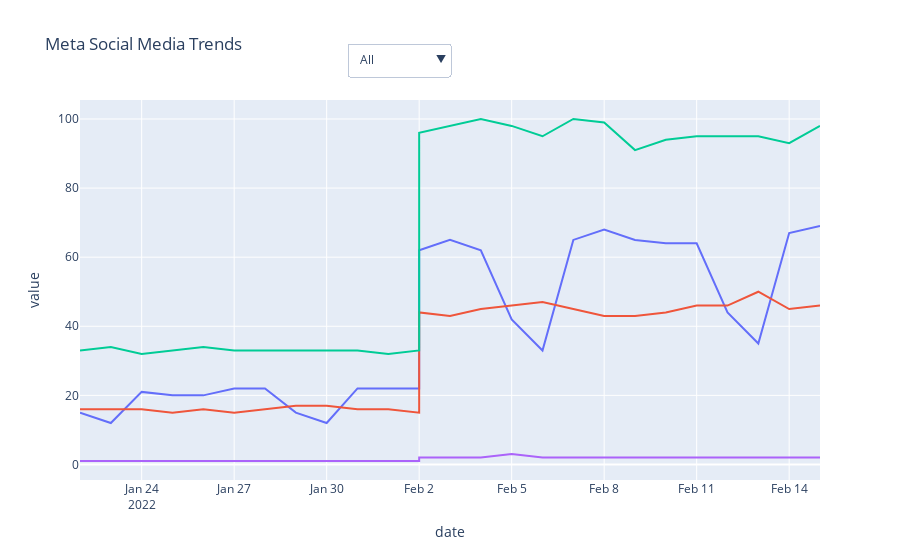

Notebook code cell kept with this figure:
### Code cell
buttons2 =[]
fig = px.line(df["2022-01-22":"2022-02-15"], y=df.columns, title="Meta Social Media Trends")
buttons2.append(dict(method='update',
                        label="All",
                        args = [{'visible': [True for r in df.columns]}]
                        ))
for rs in df.columns:
    buttons2.append(dict(method='update',
                        label=rs,
                        args = [{'visible': [rs == r for r in df.columns]}]
                        ))
# Add dropdown menus to the figure
fig.update_layout(showlegend=False, updatemenus=[{"buttons": buttons2, "direction": "down", "showactive": True, "x": 0.5, "y": 1.15}])


fig.show()

### Figure 1 — Plotly figure (JSON) as saved in the notebook; plotly's stock layout.template omitted (floating-point values rounded to 4 significant figures)
{"data": [{"hovertemplate": "variable=WhatsApp<br>date=%{x}<br>value=%{y}<extra></extra>", "legendgroup": "WhatsApp", "line": {"color": "#636efa", "dash": "solid"}, "marker": {"symbol": "circle"}, "mode": "lines", "name": "WhatsApp", "orientation": "v", "showlegend": true, "type": "scatter", "x": ["2022-01-22T00:00:00", "2022-01-23T00:00:00", "2022-01-24T00:00:00", "2022-01-25T00:00:00", "2022-01-26T00:00:00", "2022-01-27T00:00:00", "2022-01-28T00:00:00", "2022-01-29T00:00:00", "2022-01-30T00:00:00", "2022-01-31T00:00:00", "2022-02-01T00:00:00", "2022-02-02T00:00:00", "2022-02-02T00:00:00", "2022-02-03T00:00:00", "2022-02-04T00:00:00", "2022-02-05T00:00:00", "2022-02-06T00:00:00", "2022-02-07T00:00:00", "2022-02-08T00:00:00", "2022-02-09T00:00:00", "2022-02-10T00:00:00", "2022-02-11T00:00:00", "2022-02-12T00:00:00", "2022-02-13T00:00:00", "2022-02-14T00:00:00", "2022-02-15T00:00:00"], "xaxis": "x", "y": [15, 12, 21, 20, 20, 22, 22, 15, 12, 22, 22, 22, 62, 65, 62, 42, 33, 65, 68, 65, 64, 64, 44, 35, 67, 69], "yaxis": "y"}, {"hovertemplate": "variable=Instagram<br>date=%{x}<br>value=%{y}<extra></extra>", "legendgroup": "Instagram", "line": {"color": "#EF553B", "dash": "solid"}, "marker": {"symbol": "circle"}, "mode": "lines", "name": "Instagram", "orientation": "v", "showlegend": true, "type": "scatter", "x": ["2022-01-22T00:00:00", "2022-01-23T00:00:00", "2022-01-24T00:00:00", "2022-01-25T00:00:00", "2022-01-26T00:00:00", "2022-01-27T00:00:00", "2022-01-28T00:00:00", "2022-01-29T00:00:00", "2022-01-30T00:00:00", "2022-01-31T00:00:00", "2022-02-01T00:00:00", "2022-02-02T00:00:00", "2022-02-02T00:00:00", "2022-02-03T00:00:00", "2022-02-04T00:00:00", "2022-02-05T00:00:00", "2022-02-06T00:00:00", "2022-02-07T00:00:00", "2022-02-08T00:00:00", "2022-02-09T00:00:00", "2022-02-10T00:00:00", "2022-02-11T00:00:00", "2022-02-12T00:00:00", "2022-02-13T00:00:00", "2022-02-14T00:00:00", "2022-02-15T00:00:00"], "xaxis": "x", "y": [16, 16, 16, 15, 16, 15, 16, 17, 17, 16, 16, 15, 44, 43, 45, 46, 47, 45, 43, 43, 44, 46, 46, 50, 45, 46], "yaxis": "y"}, {"hovertemplate": "variable=Facebook<br>date=%{x}<br>value=%{y}<extra></extra>", "legendgroup": "Facebook", "line": {"color": "#00cc96", "dash": "solid"}, "marker": {"symbol": "circle"}, "mode": "lines", "name": "Facebook", "orientation": "v", "showlegend": true, "type": "scatter", "x": ["2022-01-22T00:00:00", "2022-01-23T00:00:00", "2022-01-24T00:00:00", "2022-01-25T00:00:00", "2022-01-26T00:00:00", "2022-01-27T00:00:00", "2022-01-28T00:00:00", "2022-01-29T00:00:00", "2022-01-30T00:00:00", "2022-01-31T00:00:00", "2022-02-01T00:00:00", "2022-02-02T00:00:00", "2022-02-02T00:00:00", "2022-02-03T00:00:00", "2022-02-04T00:00:00", "2022-02-05T00:00:00", "2022-02-06T00:00:00", "2022-02-07T00:00:00", "2022-02-08T00:00:00", "2022-02-09T00:00:00", "2022-02-10T00:00:00", "2022-02-11T00:00:00", "2022-02-12T00:00:00", "2022-02-13T00:00:00", "2022-02-14T00:00:00", "2022-02-15T00:00:00"], "xaxis": "x", "y": [33, 34, 32, 33, 34, 33, 33, 33, 33, 33, 32, 33, 96, 98, 100, 98, 95, 100, 99, 91, 94, 95, 95, 95, 93, 98], "yaxis": "y"}, {"hovertemplate": "variable=Messenger<br>date=%{x}<br>value=%{y}<extra></extra>", "legendgroup": "Messenger", "line": {"color": "#ab63fa", "dash": "solid"}, "marker": {"symbol": "circle"}, "mode": "lines", "name": "Messenger", "orientation": "v", "showlegend": true, "type": "scatter", "x": ["2022-01-22T00:00:00", "2022-01-23T00:00:00", "2022-01-24T00:00:00", "2022-01-25T00:00:00", "2022-01-26T00:00:00", "2022-01-27T00:00:00", "2022-01-28T00:00:00", "2022-01-29T00:00:00", "2022-01-30T00:00:00", "2022-01-31T00:00:00", "2022-02-01T00:00:00", "2022-02-02T00:00:00", "2022-02-02T00:00:00", "2022-02-03T00:00:00", "2022-02-04T00:00:00", "2022-02-05T00:00:00", "2022-02-06T00:00:00", "2022-02-07T00:00:00", "2022-02-08T00:00:00", "2022-02-09T00:00:00", "2022-02-10T00:00:00", "2022-02-11T00:00:00", "2022-02-12T00:00:00", "2022-02-13T00:00:00", "2022-02-14T00:00:00", "2022-02-15T00:00:00"], "xaxis": "x", "y": [1, 1, 1, 1, 1, 1, 1, 1, 1, 1, 1, 1, 2, 2, 2, 3, 2, 2, 2, 2, 2, 2, 2, 2, 2, 2], "yaxis": "y"}], "layout": {"legend": {"title": {"text": "variable"}, "tracegroupgap": 0}, "showlegend": false, "title": {"text": "Meta Social Media Trends"}, "updatemenus": [{"buttons": [{"args": [{"visible": [true, true, true, true]}], "label": "All", "method": "update"}, {"args": [{"visible": [true, false, false, false]}], "label": "WhatsApp", "method": "update"}, {"args": [{"visible": [false, true, false, false]}], "label": "Instagram", "method": "update"}, {"args": [{"visible": [false, false, true, false]}], "label": "Facebook", "method": "update"}, {"args": [{"visible": [false, false, false, true]}], "label": "Messenger", "method": "update"}], "direction": "down", "showactive": true, "x": 0.5, "y": 1.15}], "xaxis": {"anchor": "y", "domain": [0, 1], "title": {"text": "date"}}, "yaxis": {"anchor": "x", "domain": [0, 1], "title": {"text": "value"}}}}
